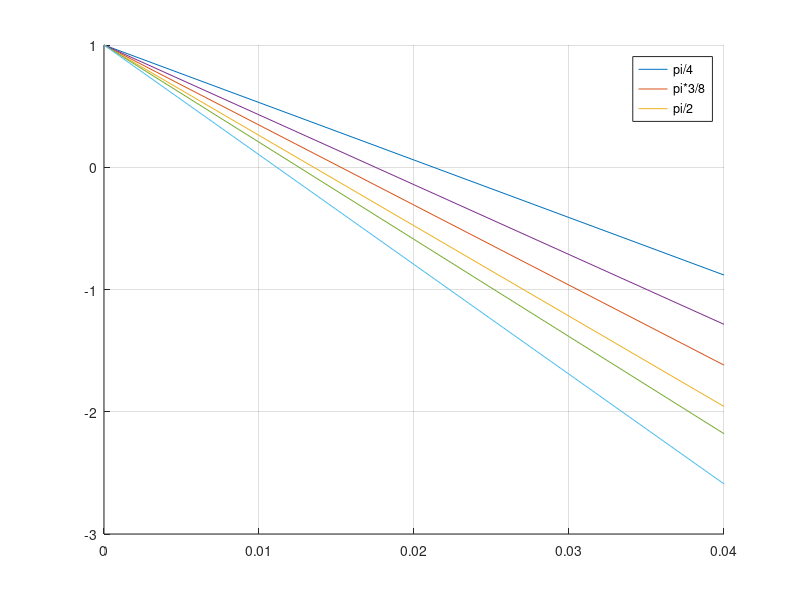

This chart was generated by the following MATLAB code:
k=0:0.01:0.04;
gamma=-10;
mu=-0.015;

hold on;

beta=pi/4;
f=1+k*2*pi/(1-gamma*mu)*(cos(beta)+gamma*sin(beta));
plot(k,f)

beta=pi/8*3;
f=1+k*2*pi/(1-gamma*mu)*(cos(beta)+gamma*sin(beta));
plot(k,f)

beta=pi/2;
f=1+k*2*pi/(1-gamma*mu)*(cos(beta)+gamma*sin(beta));
plot(k,f)

legend("pi/4","pi*3/8","pi/2")
grid on;

mu=-0.03;

hold on;

beta=pi/4;
f=1+k*2*pi/(1-gamma*mu)*(cos(beta)+gamma*sin(beta));
plot(k,f)

beta=pi/8*3;
f=1+k*2*pi/(1-gamma*mu)*(cos(beta)+gamma*sin(beta));
plot(k,f)

beta=pi/2;
f=1+k*2*pi/(1-gamma*mu)*(cos(beta)+gamma*sin(beta));
plot(k,f)

legend("pi/4","pi*3/8","pi/2")
grid on;